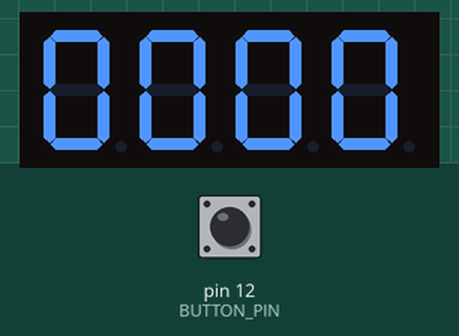
Simulated run of this sketch. Board: Arduino Uno, built with avr-gcc and run on an emulated ATmega328P. Shown: 4-digit seven-segment display. The test bench sets the inputs (shaded band); at power-on: pin 12 (BUTTON_PIN) LOW.

Above: at 1.2 s.
1.3 s: pin 12 (BUTTON_PIN) pulled HIGH for 0.15 s
At 2.4 s:
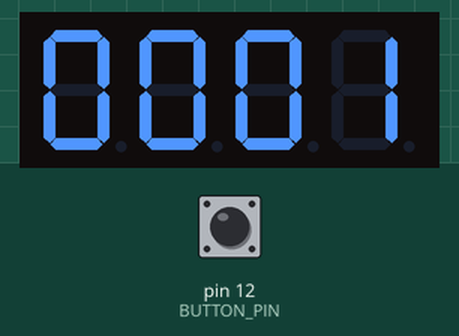
2.9 s: pin 12 (BUTTON_PIN) pulled HIGH for 1 s
At 3.7 s:
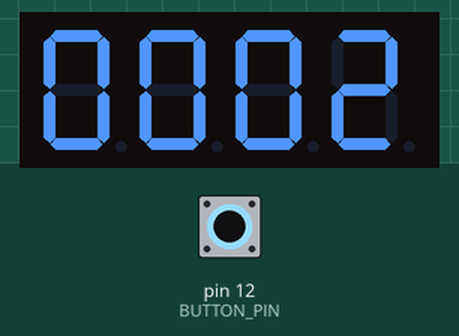
5.4 s: pin 12 (BUTTON_PIN) pulled HIGH for 0.15 s
At 6.5 s:
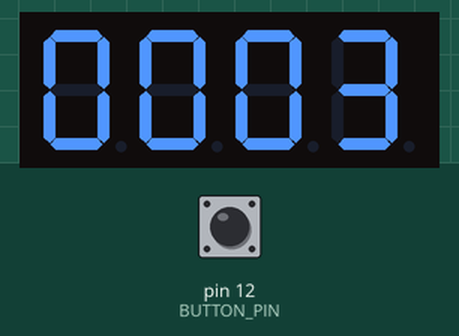
7.0 s: pin 12 (BUTTON_PIN) pulled HIGH for 1 s
At 7.7 s:
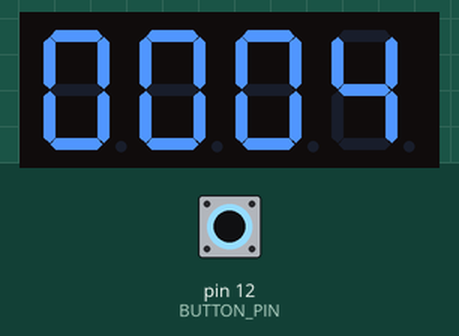
Timing chart, 0 to 10.0 s (numbered marks = the images above; inputs shaded):
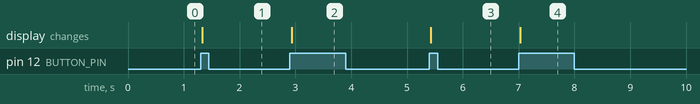

Measured:
- after the input at 1.3 s, the display: changes at once (image 1)
- after the input at 2.9 s, the display: changes at once (image 2)
- after the input at 5.4 s, the display: changes at once (image 3)
- after the input at 7.0 s, the display: changes at once (image 4)

The sketch:

digi_display.ino
```cpp
#include <TM1637Display.h>

// Module connection pins (Digital Pins)
#define CLK 3
#define DIO 2
#define BUTTON_PIN 12

// The amount of time (in milliseconds) between tests
#define TEST_DELAY   10

TM1637Display display(CLK, DIO);
int k = 0;
boolean buttonPressed = false;
long lastButtonEventTime = 0;

void setup()
{
  pinMode(BUTTON_PIN, INPUT);
  digitalWrite(BUTTON_PIN, LOW); // connect internal pull-up
  display.setBrightness(0x0f);
}

void loop()
{
  if (checkButton()) {
    k++;
  }
  // Show decimal numbers with/without leading zeros
  display.showNumberDec(k, true, 4, 0);
  if (k > 9999) {
    clearDisplay();
    k = 0;
  }
  delay(1);
}

int checkButton()
{
  boolean buttonPressedNow = (digitalRead(BUTTON_PIN) == 1);
  if (buttonPressedNow == 1 && !buttonPressed && millis() > lastButtonEventTime + 10) {
    lastButtonEventTime = millis();
    buttonPressed = true;
    return 1;
  }
  if (buttonPressedNow == 0 && buttonPressed && millis() > lastButtonEventTime + 10) {
    lastButtonEventTime = millis();
    buttonPressed = false;
    return 0;
  }
  return 0;
}

void clearDisplay() {
  uint8_t data[] = { 0x00, 0x00, 0x00, 0x00 };
  display.setSegments(data);
}
```
